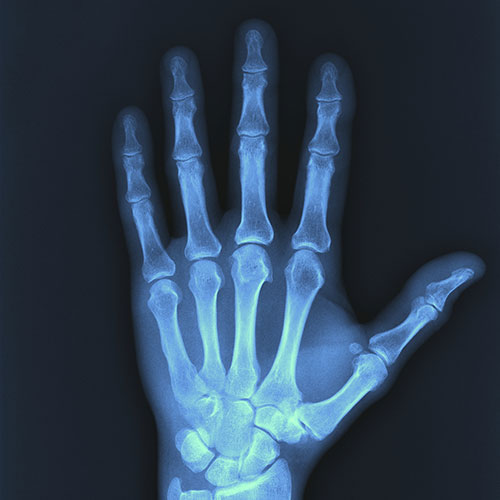
#> input picture backend/images/image_1.png, 500 x 500 px; its folder holds only this picture in this run
$ python -i gemini_cropper.py   (imports and definitions only)
#> lines starting #> are read from the running program, lines starting #| are printed output that depends on the picture
from dotenv import load_dotenv
from services.image_processor import base64_to_image
import google.generativeai as genai
import PIL.Image as Image
from models import BoundingBox, ImageInfo, CropResult, ImageDataDB
import cv2
import os
import json
import uuid
from services.testing_utils import image_path_to_base64

# [3 lines not run here, left out]
# [1 line that did not run here, left out]

# [41 lines that did not run here, left out]


# [5 lines not run here, left out]

>>> import cv2
>>> picture = cv2.imread('../images/image_1.png', cv2.IMREAD_GRAYSCALE)
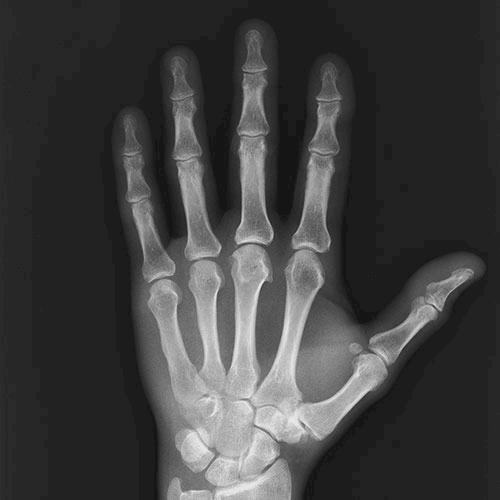
#> picture: shape (500, 500); min 21, max 236, mean 63.4
#> (the run stopped early here; a loop or call above may not have finished)

$ run again, on backend/images/image_3.png
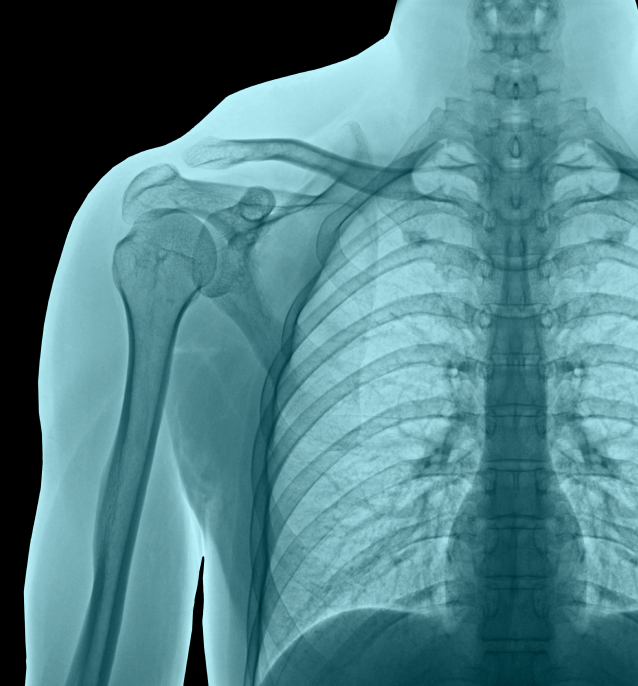
#> input picture backend/images/image_3.png, 638 x 686 px
#> `picture = cv2.imread('../images/image_1.png', cv2.IMREAD_GRAYSCALE)`:
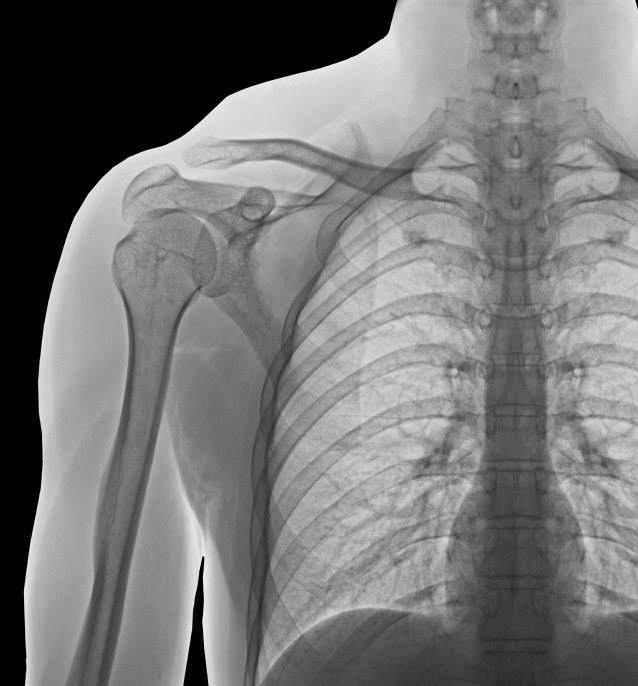
#> picture: shape (686, 638); min 0, max 235, mean 118.6
